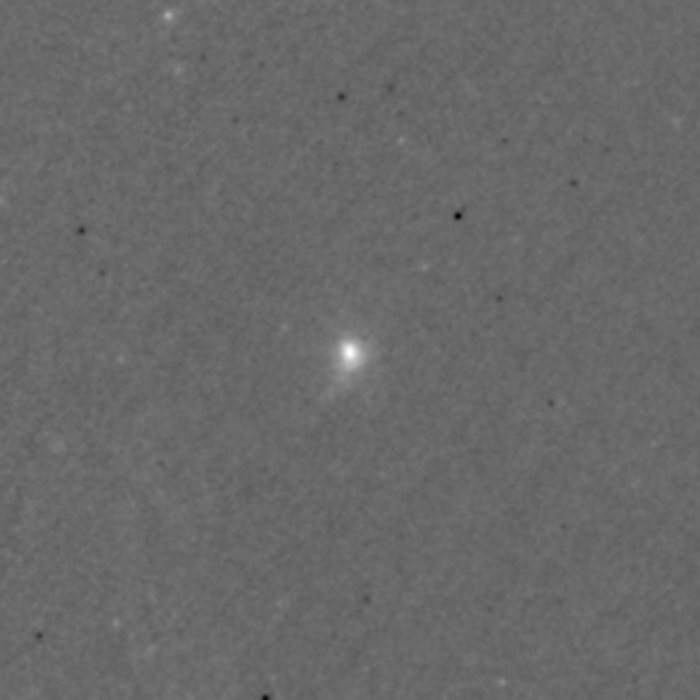
#> input picture codes/map2048_MILCA_Coma_20deg_G.fits, 700 x 700 px
$ python deprojection.py
#> lines starting #> are read from the running program, lines starting #| are printed output that depends on the picture; long printed decimals are rounded
### codes/ys_annuli.py
# -*- coding: utf-8 -*-
"""
Created on Thu Mar 18 23:48:48 2021

@author: Chandraniva
"""

import numpy as np
import matplotlib.pyplot as plt
from astropy.io import fits
import scipy.optimize as opt

pixsize = 1.7177432059

conv =  27.052 #kpc


def y_2d():
    f = fits.open('map2048_MILCA_Coma_20deg_G.fits')
#> f = 2 items

    data = f[1].data    #data is extracted

    x=np.arange(700) # where npix is the number of pixels in the x direction, ie NAXIS1 from the header
    y=np.arange(700) # as above, NAXIS2=NAXIS1

    X, Y = np.meshgrid(x, y) # takes your vectors and converts them to a grid

    maxval = np.unravel_index(np.argmax(data), data.shape) # get the coordinates of the maximum
#> maxval = (352, 349)

    R=np.sqrt((X-maxval[0])**2+(Y-maxval[1])**2) # calculate distance in pixel coordinates from the centre – note this should not be rounded
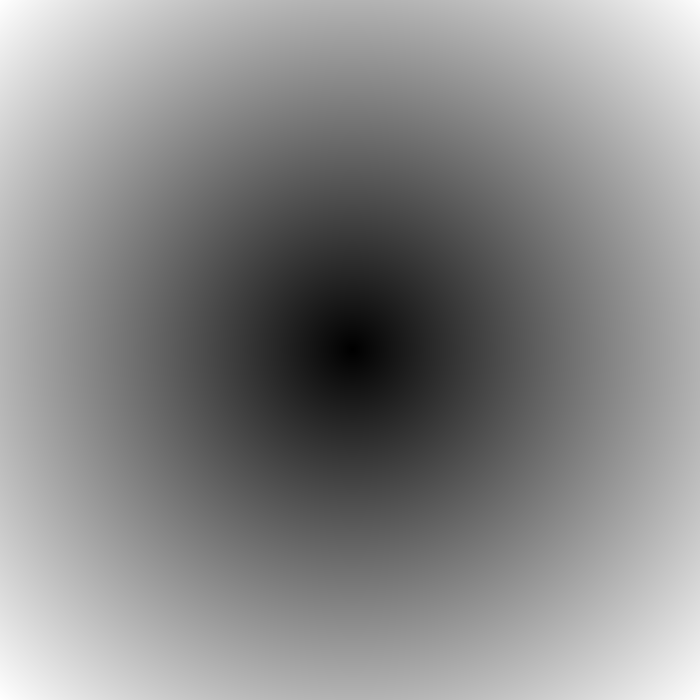
#> R: shape (700, 700) float64; min 0, max 496.4, mean 267.8; drawn with min black and max white


    r_i = 0   #initial r taken to be 1 to avoid division by zero error
    r_f = 112    #final r taken to be of length 65
    step_size = 3 #arcmin

    if (r_f-r_i)%step_size==0:
        size = int((r_f - r_i) / step_size )
    else:
        size = int((r_f - r_i) / step_size +1 )


    #arrays to store values of y's and r's
    ys = np.zeros(size)
    rs = np.zeros(size)

    i=r_i
    t=0

    while i<r_f:

        in_ann=np.nonzero((R*pixsize>i) & (R*pixsize<(i+step_size)))
        av=np.mean(data[in_ann])

        ys[t] = av
        rs[t] = i+step_size/2

        t+=1
        i+=step_size
#> this loop made 38 passes
#> (in_ann, av) on passes 2 to 12: (28 positions, rows 346 to 352, columns 349 to 355, 5.36e-05), (52 positions, rows 344 to 354, columns 347 to 357, 4.92e-05), (56 positions, rows 343 to 355, columns 346 to 358, 4.36e-05), (96 positions, rows 341 to 357, columns 344 to 360, 3.72e-05), (108 positions, rows 339 to 359, columns 342 to 362, 3.07e-05), (132 positions, rows 337 to 361, columns 340 to 364, 2.52e-05), (128 positions, rows 336 to 362, columns 339 to 365, 2.1e-05), (168 positions, rows 334 to 364, columns 337 to 367, 1.75e-05), (188 positions, rows 332 to 366, columns 335 to 369, 1.5e-05), (196 positions, rows 330 to 368, columns 333 to 371, 1.27e-05), (208 positions, rows 329 to 369, columns 332 to 372, 1.09e-05)
#> av on pass 1: 5.55e-05
#> after the loop, i = 114; rs = 38 values from 1.5 to 112.5; t = 38; ys = 38 values, max 5.55e-05 at index 0, min 1.58e-07 at index 37, mean 1.16e-05

    return rs, ys, step_size, r_i, r_f, size


### codes/deprojection.py
# -*- coding: utf-8 -*-
"""
Created on Sat Mar 20 16:22:28 2021

@author: Chandraniva
"""

from scipy.integrate import quad
import numpy as np
from astropy.io import fits
from numpy import linalg
import scipy.optimize as opt
import matplotlib.pyplot as plt
import scipy.signal

def gaussian(sigma,mu,a,b):

    k = 1 / (sigma * np.sqrt(2*np.pi))
    s = -1.0 / (2 * sigma * sigma)
    def f(x):
        return k * np.exp(s * (x - mu)*(x - mu))

    return (quad(f, a, b)[0])


def gauss(x,sigma,mu):
    k = 1 / (sigma * np.sqrt(2*np.pi))
    s = -1.0 / (2 * sigma * sigma)
    return k * np.exp(s * (x - mu)*(x - mu))


sigma = 10/(2*np.sqrt(2*np.log(2)))


from ys_annuli import y_2d

rs,ys,step_size,r_i,r_f,size = y_2d()
#> rs = 38 values from 1.5 to 112.5; step_size = 3; r_i = 0; r_f = 112; size = 38

length = len(ys)
#> length = 38

R_PROJ = np.zeros((length,length))
R_PSF = np.zeros((length,length))

psf = np.zeros(size)
#> psf = 38 values from 0 to 0

def V_int(a,b,c,d):
    return (4/3*((b*b-c*c)**(1.5)-(b*b-d*d)**(1.5)+(a*a-d*d)**(1.5)-(a*a-c*c)**(1.5)))

for i in range (length):
    for j in range (length):

        R_i1 = (rs[i]-step_size/2.)
        R_i = (rs[i]+step_size/2.)
        R_j1 = (rs[j]-step_size/2.)
        R_j = (rs[j]+step_size/2.)

        R_PSF[i][j] = gauss(rs[i],sigma,rs[j])
        psf[i] += gauss(rs[i],sigma,rs[j])

        if j == i:
            R_PROJ[i][j] = 4/3*np.sqrt((R_i)**2-(R_i1)**2)
        elif j>i:
            R_PROJ[i][j] = V_int(R_j1,R_j,R_i1,R_i)/((R_i)**2-(R_i1)**2)
        elif j<i:
            R_PROJ[i][j] = 0
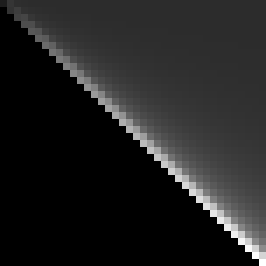
#> R_PROJ: shape (38, 38) float64 (shown 7 times larger); min 0, max 34.64, mean 4.7; drawn with min black and max white
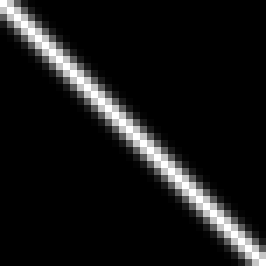
#> R_PSF: shape (38, 38) float64 (shown 7 times larger); min 4.1e-150, max 0.0939, mean 0.00852; drawn with min black and max white


R_PSF_inv = linalg.inv(R_PSF)
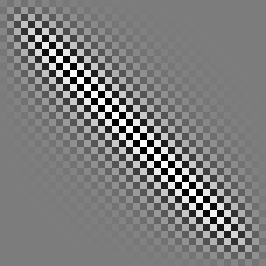
#> R_PSF_inv: shape (38, 38) float64 (shown 7 times larger); min -2415.7, max 2524.4, mean 0.1; drawn with min black and max white
R_PROJ_inv = linalg.inv(R_PROJ)
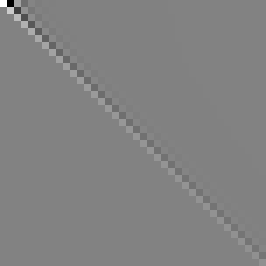
#> R_PROJ_inv: shape (38, 38) float64 (shown 7 times larger); min -0.26, max 0.25, mean 0.000115; drawn with min black and max white

i=r_i
t=0


while i<r_f:
    R_i1 = (rs[t]-step_size/2.)
    R_i = (rs[t]+step_size/2.)
    #psf[t] = gauss(i+step_size/2.,sigma,0)/(R_i**2-R_i1**2)
    t+=1
    i+=step_size
#> this loop made 38 passes


ys_deconv = np.real(scipy.signal.deconvolve(ys, psf)[1])

ys_3d = np.matmul(R_PROJ_inv, ys_deconv)

pixsize = 1.7177432059

conv =  27.052 #kpc

#beta model function defined
def f(x,a,b,c):
    return a/(1+(x/b)**2)**c

constants = opt.curve_fit(f, rs[:], ys_3d[:])    #optimize module is used to curve fit
#optimized constants a,b and c are stored
a_fit = constants[0][0]
b_fit = constants[0][1]
c_fit = constants[0][2]

#arrays to store the beta model fucntion and it's log
beta_fit = np.zeros(size)

i = r_i
t=0

while i<r_f:
    beta_fit[t] = f(i, a_fit, b_fit, c_fit )
    t += 1
    i += step_size

print("\n")
print("a = "+str(a_fit)+"  b = " +str( b_fit) + "  c = " +str(c_fit)+ "\n")
#| a = 1.191  b = 6.762572751244893e-05  c = 0.6082


rs_log = np.log10(rs)
ys_log = np.log10(ys_3d)
beta_fit_log = np.log10(beta_fit)

#x and y labels are set accordingly
x_ticks = ['100', '1000']
y_ticks = ['10','1','0.1','0.01']


#t11 = [np.log10(100/conv),np.log10(1000/conv)]
t11 = [100/conv,1000/conv]
#t12 = [-5,-6,-7,-8]

plt.xticks(ticks=t11, labels=x_ticks, size='small')
#plt.yticks(ticks=t12, labels=y_ticks, size='small')

plt.plot(rs, ys_3d,'o' ,label = 'Milca 3D y-profile')
#plt.plot(rs_log, beta_fit_log, label = "Beta fit with beta = %1.3f"%c_fit)
plt.xlabel("Distance from centre of cluster (kpc)" ,fontsize=11)
plt.ylabel("Average 3D y profile (10^-6)" ,fontsize=11)
plt.title("Avg 3D y profile after deconvolution", fontsize=13)
plt.legend()
plt.savefig("3d_y with PSF (linear scale).svg", dpi = 1200)
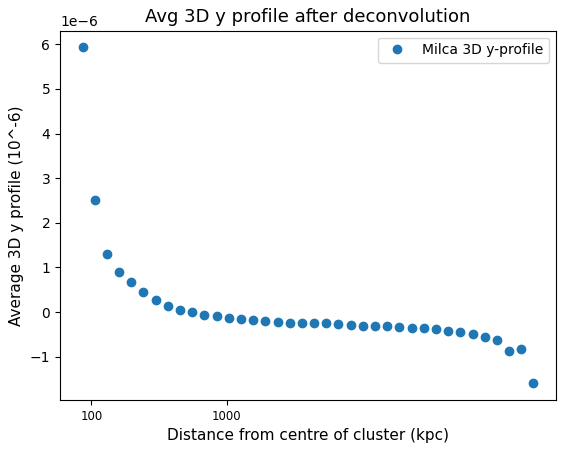
#> figure drawn by matplotlib, 1 panel; curve peaks at x = 1.5, y = 5.93e-06
plt.show()


plt.xticks(ticks=t11, labels=x_ticks, size='small')
#plt.yticks(ticks=t12, labels=y_ticks, size='small')

plt.plot(rs, ys,'o' ,label = 'Milca 2D y-profile')
plt.xlabel("Distance from centre of cluster (kpc)" ,fontsize=11)
plt.ylabel("Average 2D y profile (10^-6)" ,fontsize=11)
plt.title("Avg 2D y profile in MILCA map", fontsize=13)
plt.savefig("2d_y (linear scale).svg", dpi = 1200)
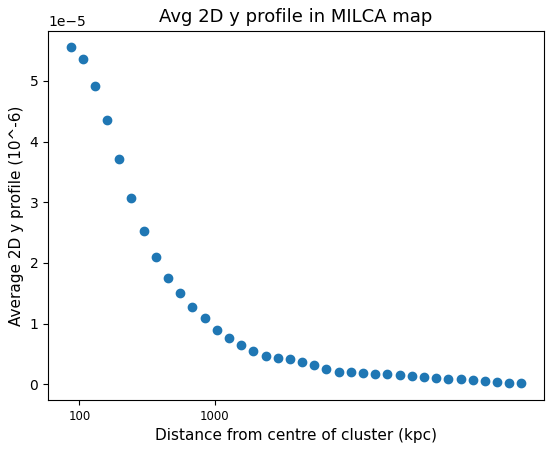
#> figure drawn by matplotlib, 1 panel; curve peaks at x = 1.5, y = 5.55e-05
plt.legend()
plt.show()
#> figure, not shown here; curve peaks at x = 1.5, y = 5.55e-05

$ run again, with codes/normalised_y_fluc_beta.fits copied over codes/map2048_MILCA_Coma_20deg_G.fits
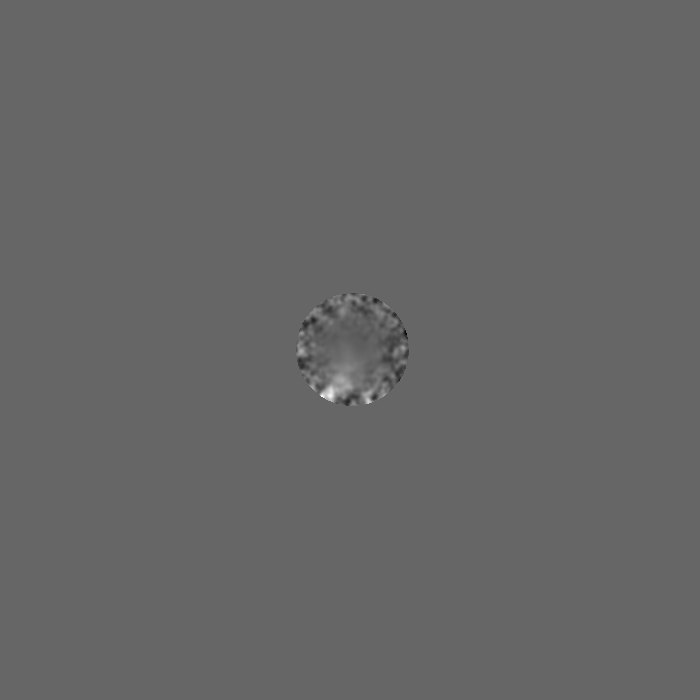
#> input picture codes/normalised_y_fluc_beta.fits, 700 x 700 px
#> f = 2 items
#> maxval = (396, 321)
#> in y_2d, `R=np.sqrt((X-maxval[0])**2+(Y-maxval[1])**2)`:
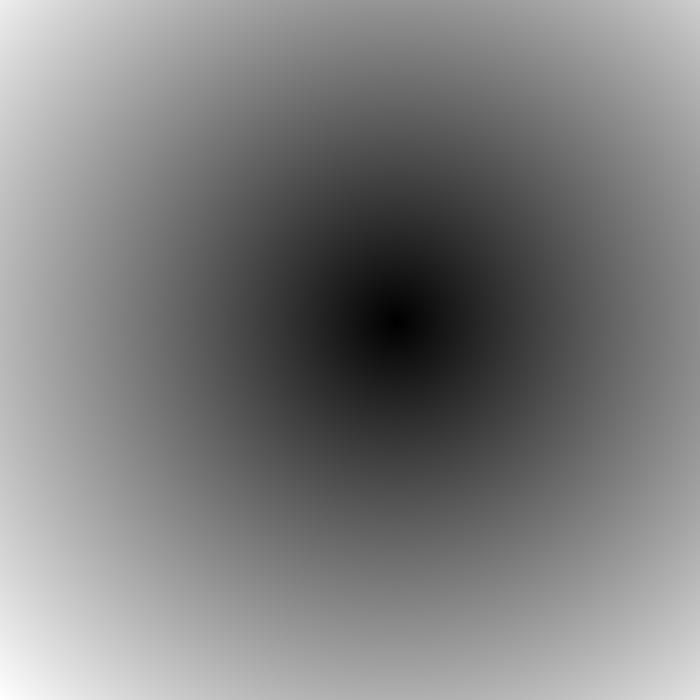
#> R: shape (700, 700) float64; min 0, max 547.4, mean 271.6; drawn with min black and max white
#> the loop in y_2d, `while i<r_f: ` made 38 passes
#> (in_ann, av) on passes 2 to 8: (28 positions, rows 318 to 324, columns 393 to 399, 0.0648), (52 positions, rows 316 to 326, columns 391 to 401, -0.504), (56 positions, rows 315 to 327, columns 390 to 402, -0.393), (96 positions, rows 313 to 329, columns 388 to 404, -0.326), (108 positions, rows 311 to 331, columns 386 to 406, -0.22), (132 positions, rows 309 to 333, columns 384 to 408, -0.297), (128 positions, rows 308 to 334, columns 383 to 409, -0.394)
#> after the loop in y_2d, `while i<r_f:`: i = 114; rs = 38 values from 1.5 to 112.5; t = 38; ys = 38 values, max 0.886 at index 0, min -0.504 at index 2, mean -0.133
#> `rs,ys,step_size,r_i,r_f,size = y_2d()`: rs = 38 values from 1.5 to 112.5; step_size = 3; r_i = 0; r_f = 112; size = 38
#> the loop `while i<r_f:` made 38 passes
#| a = 0.3036  b = 564.744  c = 19938.026
#> `plt.savefig("2d_y (linear scale).svg", dpi = 1200)`:
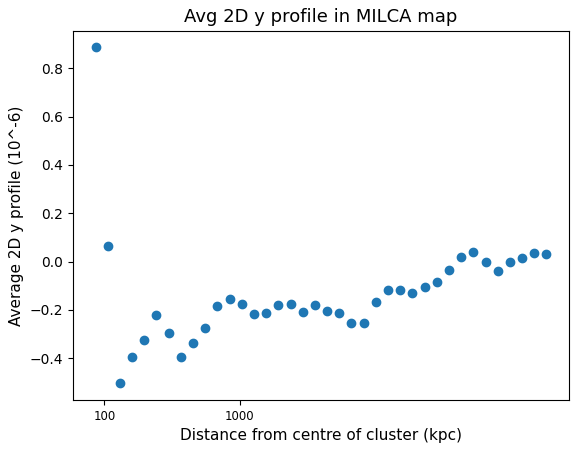
#> figure drawn by matplotlib, 1 panel; curve peaks at x = 1.5, y = 0.886
